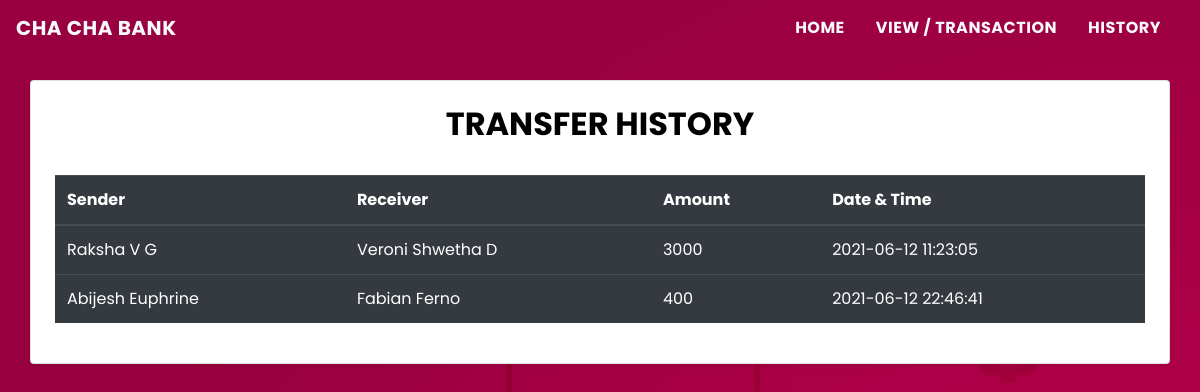
The page /transactionhistory.php on the database its author committed.
### tables this page shows
CREATE TABLE `transaction_details` (
  `id` int(5) NOT NULL AUTO_INCREMENT,
  `sender` varchar(100) NOT NULL,
  `receiver` varchar(100) NOT NULL,
  `balance` int(10) NOT NULL,
  `datetime` datetime NOT NULL,
  PRIMARY KEY (`id`)
);

### transactionhistory.php (the view, shortened to what this page needs)
<!DOCTYPE html>
<html lang="en">
<head>
    <link rel="stylesheet" href="https://stackpath.bootstrapcdn.com/bootstrap/4.5.2/css/bootstrap.min.css">
    <link rel="stylesheet" type="text/css" href="css/style.css">
</head>
<body>
    <?php
    include 'navbar.php';
    ?>
    <div class="container card mt-4 rounded shadow-sm p-4" data-aos="fade-up">
        <h2 class="text-center font-weight-bold">TRANSFER HISTORY</h2>
        <br>
        <div class="table-responsive-sm">
            <table class="table table-hover table-dark">
                <thead>
                    <tr>
                        <th scope="col text-white">Sender</th>
                        <th scope="col text-white">Receiver</th>
                        <th scope="col text-white">Amount</th>
                        <th scope="col text-white">Date & Time</th>
                    </tr>
                </thead>
                <tbody>
                    <?php
                    include 'config.php';
                    $sql = "select * from transaction_details";
                    $query = mysqli_query($conn, $sql);
                    while ($rows = mysqli_fetch_assoc($query)) {
                    ?>
                        <tr>
                            <td><?php echo $rows['sender']; ?></td>
                            <td><?php echo $rows['receiver']; ?></td>
                            <td><?php echo $rows['balance']; ?></td>
                            <td><?php echo $rows['datetime']; ?></td>
                        <?php
                    }
                        ?>
                        </tr>
                </tbody>
            </table>
        </div>
    </div>
</body>
</html>

### css/style.css (style rules this page uses)
* { padding: 0; margin: 0; box-sizing: border-box; font-family: "poppins"; }
body { background-size: auto 400%; animation: gradient 50s ease infinite; background-image: url("../img/bank.jpg"); }
h2 { color: #000; letter-spacing: 1 px; }

### rows shown on the page
transaction_details: sender "Raksha V G", receiver "Veroni Shwetha D", balance "3000", datetime "2021-06-12 11:23:05"
transaction_details: sender "Abijesh Euphrine", receiver "Fabian Ferno", balance "400", datetime "2021-06-12 22:46:41"
